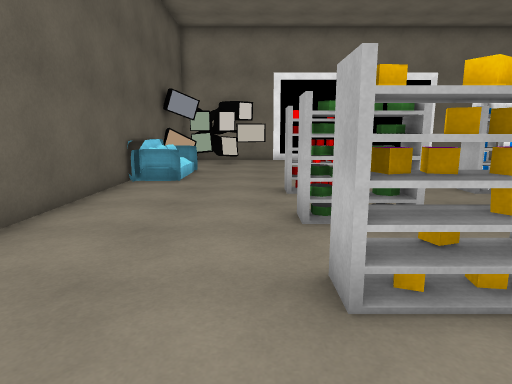
[1] (above)

17 first-person views from a walk through a Unity game level. The camera is 1.5 m above the floor, tilts 10° down and sees 75° across. The floor is counted in squares, 0.94 m on a side. Each view is taken from the middle of a square. On the plan, view 1 faces up. The plan holds only what a view shows up to about 16 squares ahead; the rest is blank. The player is left out.

[2]
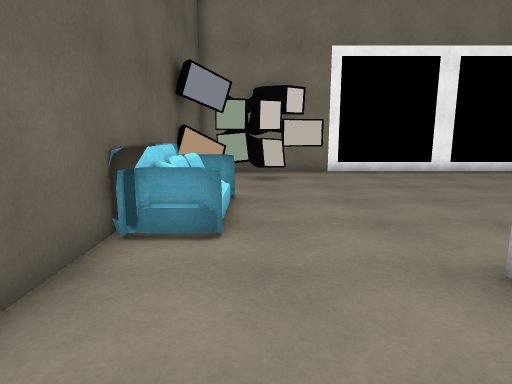

[3]
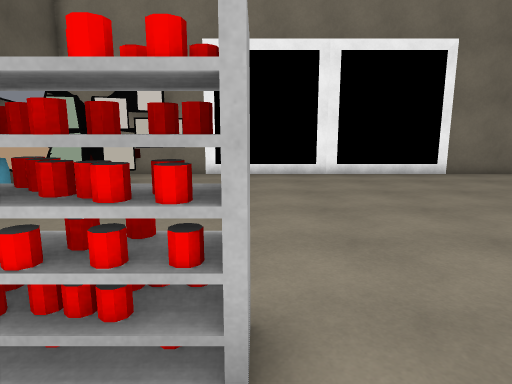

[4]
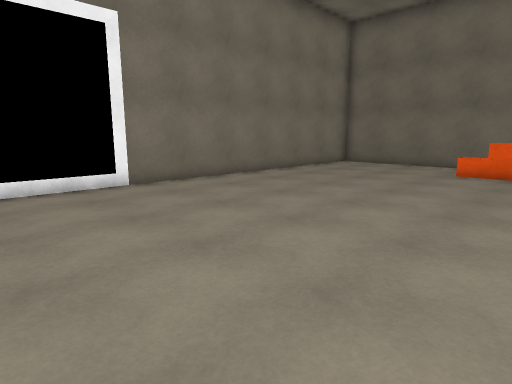

[5]
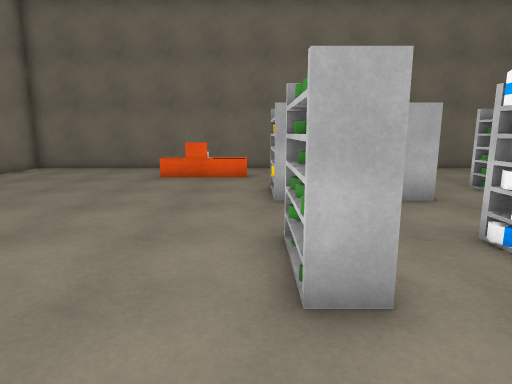

[6]
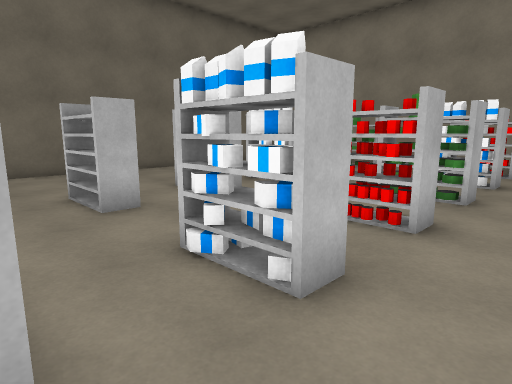

[7]
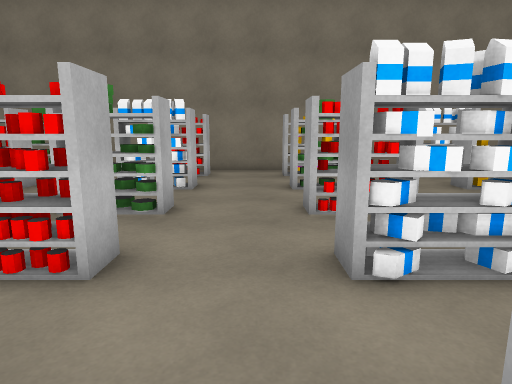

[8]
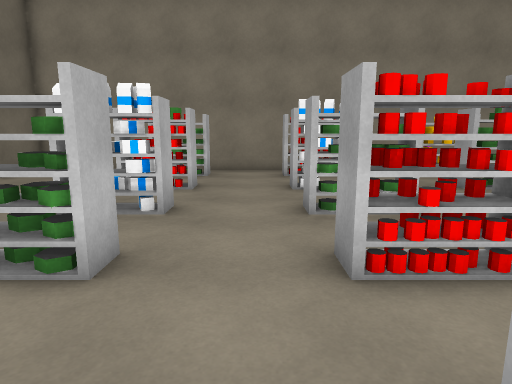

[9]
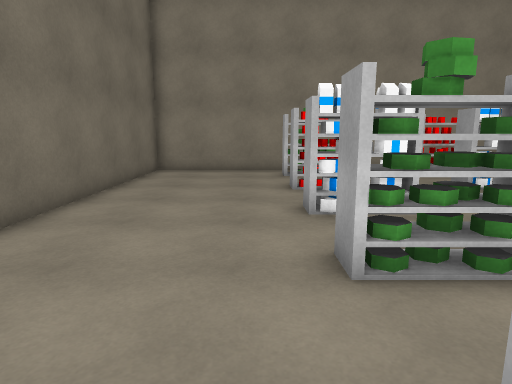

[10]
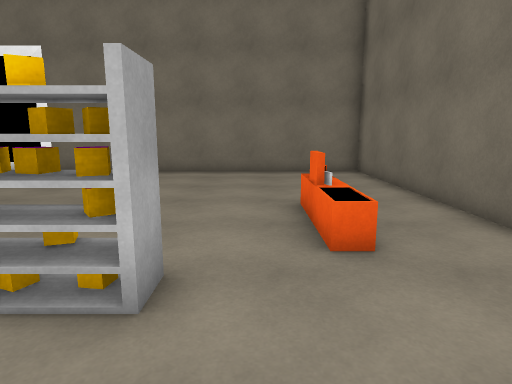

[11]
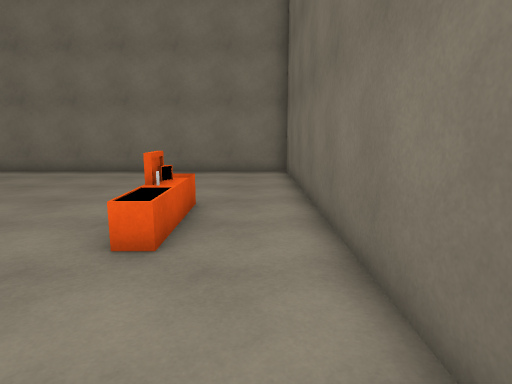

[12]
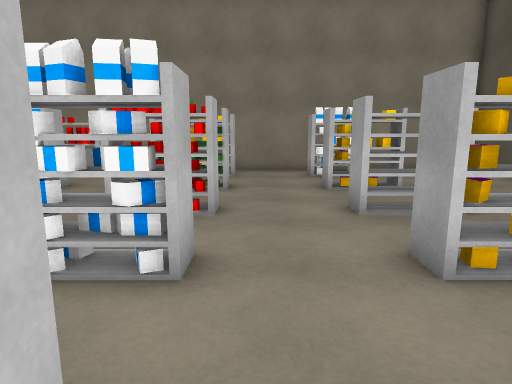

[13]
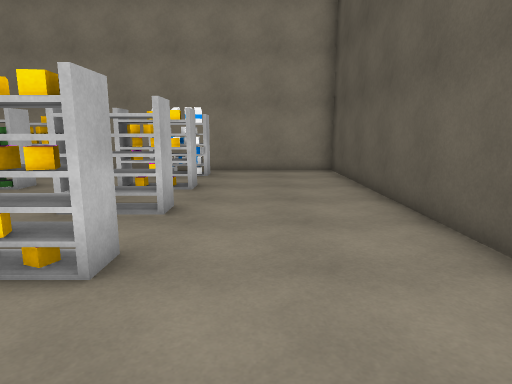

[14]
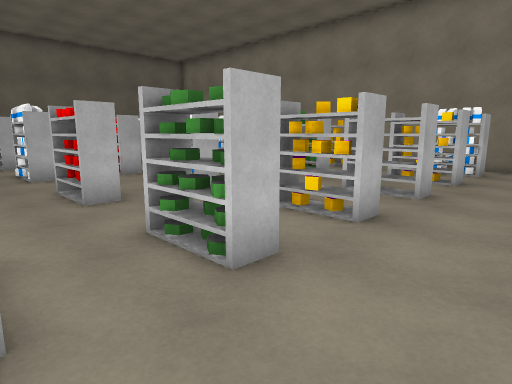

[15]
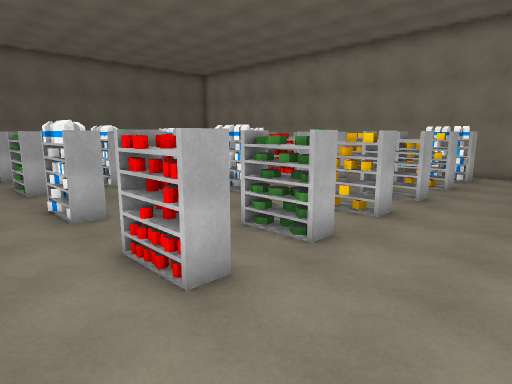

[16]
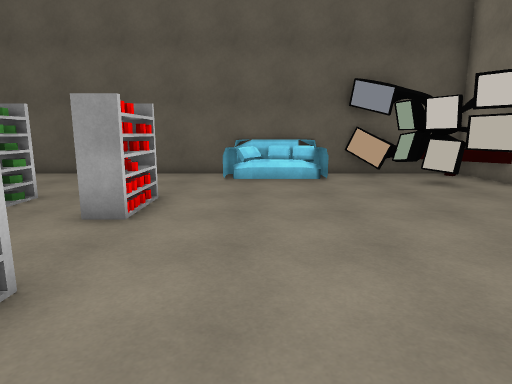

[17]
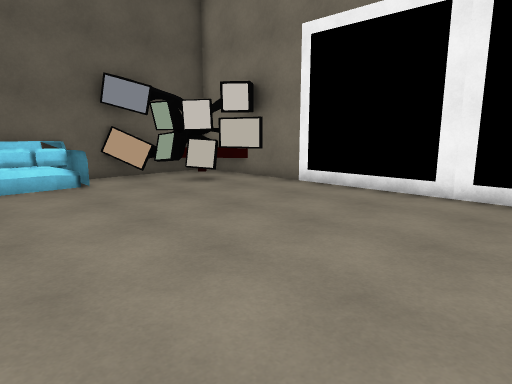

### Floor plan
Key: @ floor where view 1 was taken; # wall or solid block; . main floor; : floor 0.5 m higher than the main floor; / step, stairs or slope; ^ raised ledge; O other object.
Columns run from 5 left of view 1 to 24 right of it. Each row starts with its distance up from view 1.
 20  #O###########################
 19  O  OO.......................#
 18  O OO........................#
 17  OOO.........................#
 16  O...........................#
 15 #............................#
 14  OO..........................#
 13  O:......................O...#
 12  O/......................O...#
 11  OO......................O...#
 10 #............................#
  9 #.....##....#...##....#......#
  8 #............................#
  7 #............................#
  6 #.....##....#....#...........#
  5 #............................#
  4 #...........................
  3 #......#....#...##...^#.....
  2 #............................#
  1 #............................#
  0 #....@.....##...^#....#......#
 -1 #............................#
 -2 #............................#
 -3 #......#...^#....#...##......#
 -4 #............................#
 -5 #............................#
 -6 #......#....#...##...^#......#
 -7 #............................#
 -8 ##############################

Positions as (right, up) in squares from view 1, and headings:
1: (0, 0), facing up
2: (-2, 6), facing up
3: (3, 7), facing up
4: (6, 10), facing up-right
5: (8, 10), facing right
6: (9, 9), facing down-right
7: (9, 7), facing down
8: (14, 7), facing down
9: (19, 7), facing down
10: (19, 6), facing up
11: (22, 6), facing up
12: (5, 7), facing down
13: (-1, 7), facing down
14: (-2, 9), facing down-right
15: (-3, 12), facing down-right
16: (9, 12), facing left
17: (8, 11), facing up-left
